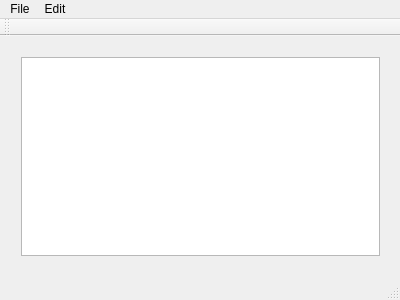
<?xml version="1.0" encoding="UTF-8"?>
<ui version="4.0">
 <class>MainWindow</class>
 <widget class="QMainWindow" name="MainWindow">
  <property name="geometry">
   <rect>
    <x>0</x>
    <y>0</y>
    <width>400</width>
    <height>300</height>
   </rect>
  </property>
  <property name="windowTitle">
   <string>MainWindow</string>
  </property>
  <widget class="QWidget" name="centralWidget">
   <widget class="QWidget" name="verticalLayoutWidget">
    <property name="geometry">
     <rect>
      <x>10</x>
      <y>10</y>
      <width>381</width>
      <height>221</height>
     </rect>
    </property>
    <layout class="QVBoxLayout" name="verticalLayout">
     <item>
      <widget class="QTextEdit" name="textEdit"/>
     </item>
    </layout>
   </widget>
  </widget>
  <widget class="QMenuBar" name="menuBar">
   <property name="geometry">
    <rect>
     <x>0</x>
     <y>0</y>
     <width>400</width>
     <height>22</height>
    </rect>
   </property>
   <widget class="QMenu" name="menuFile">
    <property name="title">
     <string>File</string>
    </property>
    <addaction name="actionNew"/>
    <addaction name="actionOpen"/>
    <addaction name="actionSave_As"/>
    <addaction name="actionPrint"/>
    <addaction name="actionExit"/>
   </widget>
   <widget class="QMenu" name="menuEdit">
    <property name="title">
     <string>Edit</string>
    </property>
    <addaction name="actionCopy"/>
    <addaction name="actionPaste"/>
    <addaction name="actionCut"/>
    <addaction name="actionUndo"/>
    <addaction name="actionRedo"/>
   </widget>
   <addaction name="menuFile"/>
   <addaction name="menuEdit"/>
  </widget>
  <widget class="QToolBar" name="mainToolBar">
   <attribute name="toolBarArea">
    <enum>TopToolBarArea</enum>
   </attribute>
   <attribute name="toolBarBreak">
    <bool>false</bool>
   </attribute>
  </widget>
  <widget class="QStatusBar" name="statusBar"/>
  <action name="actionNew">
   <property name="icon">
    <iconset resource="resources.qrc">
     <normaloff>:/imgs/Icons/New.bmp</normaloff>:/imgs/Icons/New.bmp</iconset>
   </property>
   <property name="text">
    <string>New</string>
   </property>
  </action>
  <action name="actionOpen">
   <property name="icon">
    <iconset>
     <normalon>:/imgs/Icons/Open.bmp</normalon>
    </iconset>
   </property>
   <property name="text">
    <string>Open</string>
   </property>
  </action>
  <action name="actionSave_As">
   <property name="icon">
    <iconset>
     <normalon>:/imgs/Icons/Save.bmp</normalon>
    </iconset>
   </property>
   <property name="text">
    <string>Save as</string>
   </property>
  </action>
  <action name="actionPrint">
   <property name="text">
    <string>Print</string>
   </property>
  </action>
  <action name="actionExit">
   <property name="text">
    <string>Exit</string>
   </property>
  </action>
  <action name="actionCopy">
   <property name="icon">
    <iconset>
     <normalon>:/imgs/Icons/Copy.bmp</normalon>
    </iconset>
   </property>
   <property name="text">
    <string>Copy</string>
   </property>
  </action>
  <action name="actionPaste">
   <property name="icon">
    <iconset>
     <normalon>:/imgs/Icons/Paste.bmp</normalon>
    </iconset>
   </property>
   <property name="text">
    <string>Paste</string>
   </property>
  </action>
  <action name="actionCut">
   <property name="icon">
    <iconset>
     <normalon>:/imgs/Icons/Cut.bmp</normalon>
    </iconset>
   </property>
   <property name="text">
    <string>Cut</string>
   </property>
  </action>
  <action name="actionUndo">
   <property name="text">
    <string>Undo</string>
   </property>
  </action>
  <action name="actionRedo">
   <property name="text">
    <string>Redo</string>
   </property>
  </action>
 </widget>
 <layoutdefault spacing="6" margin="11"/>
 <resources>
  <include location="resources.qrc"/>
 </resources>
 <connections/>
</ui>
